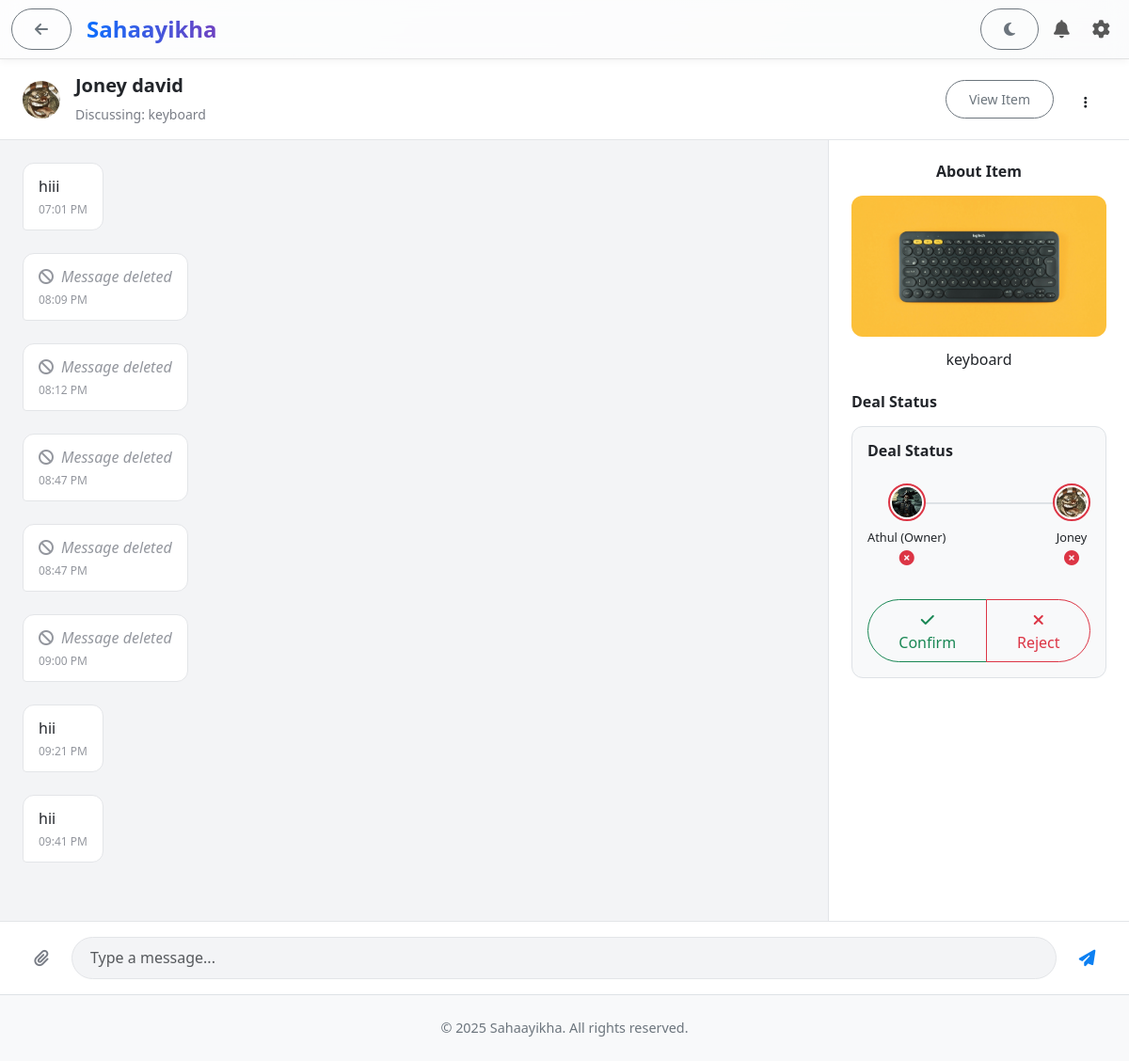
The app's page /chat/2 (signed in), older data.
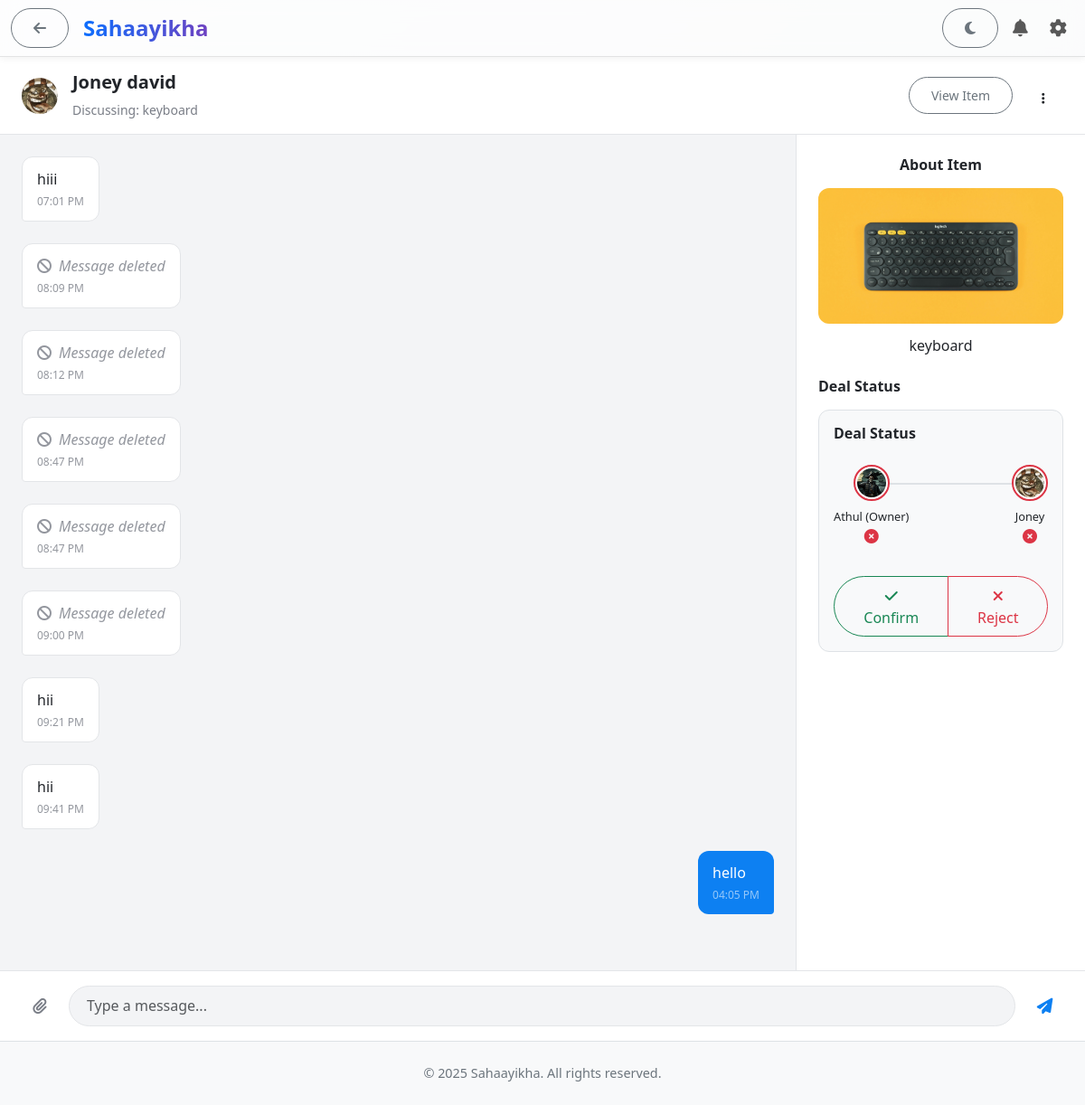
The same page, newer data.
### app/models.py (models this page shows)
class ChatMessage(db.Model):
    __tablename__ = "chat_messages"
    message_id = db.Column(db.Integer, primary_key=True)
    session_id = db.Column(db.Integer, db.ForeignKey("chat_sessions.session_id"), nullable=False)
    sender_id = db.Column(db.Integer, db.ForeignKey("users.user_id"), nullable=False)
    message = db.Column(db.Text, nullable=True)
    image_url = db.Column(db.String(255), nullable=True)
    timestamp = db.Column(db.DateTime, default=datetime.utcnow)
    deleted_at = db.Column(db.DateTime, nullable=True)

### app/routes.py (the view, shortened to what this page needs)
@main.route("/chat/<int:session_id>", methods=["GET", "POST"])
@login_required
def chat(session_id):
    chat_session = ChatSession.query.get_or_404(session_id)
    if chat_session.user1_id != current_user.user_id and chat_session.user2_id != current_user.user_id:
        abort(403)
    other_user = chat_session.user2 if chat_session.user1_id == current_user.user_id else chat_session.user1
    deal = DealProposal.query.filter_by(chat_session_id=session_id).first()
    form = ChatForm()
    messages = ChatMessage.query.filter_by(session_id=session_id).order_by(ChatMessage.timestamp.asc()).all()
    return render_template(
        "features/chat.html",
        messages=messages, form=form, session=chat_session, other_user=other_user, deal=deal
    )

### app/forms.py
class ChatForm(FlaskForm):
    message = StringField('Message', validators=[Optional(), Length(max=1000)])
    image = FileField('Image', validators=[Optional(), FileAllowed(['jpg', 'png', 'jpeg', 'gif'])])
    submit = SubmitField('Send')

### app/routes.py (called while the page is built)
@login_manager.user_loader
def load_user(user_id):
    try:
        prefix, id_str = user_id.split(":")
        id_val = int(id_str)
    except Exception:
        return None
    if prefix == "user":
        return User.query.get(id_val)
    if prefix == "admin":
        return Admin.query.get(id_val)
    if prefix == "org":
        return Organization.query.get(id_val)
    return None

@main.app_template_filter('localdatetime')
def localdatetime_filter(utc_dt):
    return utc_dt + timedelta(hours=5, minutes=30)

### app/templates/features/chat.html (shortened to what the changed rows need)
{% extends "base.html" %}
{% block content %}
<div class="container-fluid p-0">
    <div class="chat-container">
        <div class="chat-main">
            <div class="chat-messages" id="chatBox">
                {% for msg in messages %}
                <div class="msg {% if msg.sender_id == current_user.user_id %}sent{% else %}received{% endif %}" id="msg-container-{{ msg.message_id }}">
                    <div class="msg-content">
                        {% if msg.deleted_at %}
                            <p class="mb-0 msg-content-deleted"><i class="fas fa-ban me-2"></i>Message deleted</p>
                        {% else %}
                            {% if msg.message %}<p class="mb-0">{{ msg.message }}</p>{% endif %}
                        {% endif %}
                        <div class="msg-meta">{{ (msg.timestamp | localdatetime).strftime('%I:%M %p') }}</div>
                    </div>
                </div>
                {% else %}
                <div class="text-center text-muted p-5">
                    <i class="fas fa-comments fs-3 my-3"></i>
                    <p>No messages yet. Start the conversation!</p>
                </div>
                {% endfor %}
            </div>
        </div>
    </div>
</div>
{% endblock %}

Row changes from the older to the newer data that the page shows:
added ChatMessage: message "hello", timestamp "04:05 PM"
